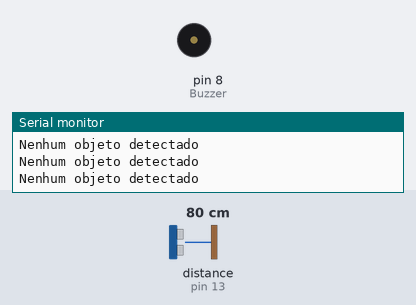
The sketch below on a simulated Arduino Uno, built with avr-gcc and run on an emulated ATmega328P. On the bench: buzzer (waves = sounding), the last lines printed to the serial monitor. Wiring (inferred from the names in the program): ultrasonic range finder: trigger pin 12; echo pin 13. The test bench sets the inputs (shaded band); at power-on: distance to the obstacle (sensor on pin 13) 80 cm. The echo pulse lasts 58.3 µs per cm.

Above: at 1.2 s.
1.3 s: distance to the obstacle (sensor on pin 13) set to 12 cm
4.3 s: distance to the obstacle (sensor on pin 13) set to 9 cm
At 5.4 s:
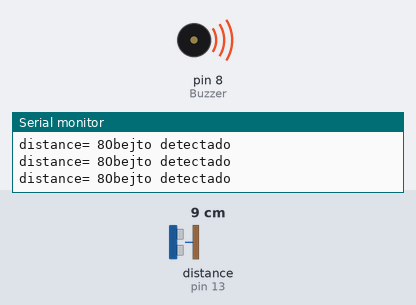
5.8 s: distance to the obstacle (sensor on pin 13) set to 18 cm
At 6.7 s:
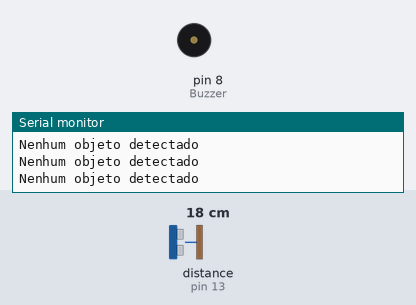
8.8 s: distance to the obstacle (sensor on pin 13) set to 2 cm
At 10.0 s:
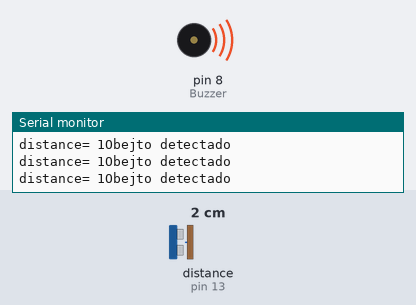
11.8 s: distance to the obstacle (sensor on pin 13) set to 35 cm
At 12.7 s:
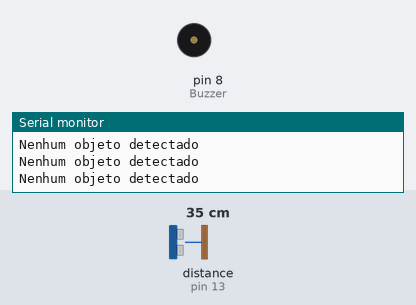
14.8 s: distance to the obstacle (sensor on pin 13) set to 4 cm
At 16.0 s:
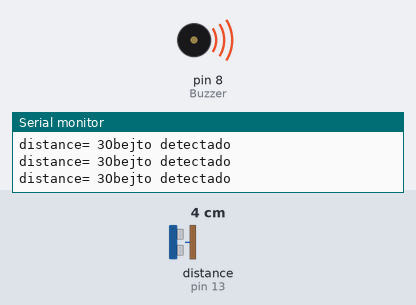
Timing chart, 0 to 17.8 s (numbered marks = the images above; inputs shaded):
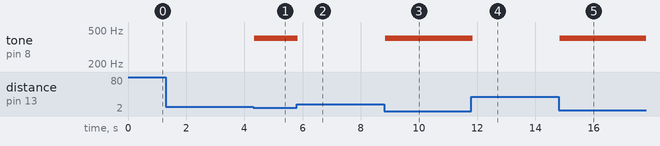

Measured:
- the behaviour switches between 11 and 10 cm on distance to the obstacle (sensor on pin 13) (found by bisection; images 0 and 1)
- after the input at 4.3 s, tone on pin 8 (Buzzer): silent → 400 Hz at once
- after the input at 5.8 s, tone on pin 8 (Buzzer): 400 Hz → silent at once
- after the input at 8.8 s, tone on pin 8 (Buzzer): silent → 400 Hz at once
- after the input at 11.8 s, tone on pin 8 (Buzzer): 400 Hz → silent after 0.05 s
- after the input at 14.8 s, tone on pin 8 (Buzzer): silent → 400 Hz at once

The sketch:

sensor_e_buzzer.ino
```cpp
//pinos que serão utilizados

#define trigPin 12
#define echoPin 13

int Buzzer = 8; //conectando o buzzer
int duration, distance;

void setup() //instanciando o inicio no monitor serial e pinos
{
  Serial.begin(9600);
  pinMode(trigPin, OUTPUT);
  pinMode(echoPin, INPUT);
  pinMode(Buzzer,OUTPUT);
}

void loop() //disparador "trig" para a cada 10 milissegundos
{
 digitalWrite(trigPin,HIGH);
  delayMicroseconds(10);
  digitalWrite(trigPin,LOW);
  duration = pulseIn (echoPin,HIGH);
  distance = (duration/2) /29.1;

//condição de distancia
  if (distance >=10 || distance <=0){
    Serial.println("Nenhum objeto detectado");
      noTone(Buzzer);
  }
  else{
    Serial.println("Obejto detectado");
    Serial.print("distance= ");
    Serial.print(distance);
    tone(Buzzer,400);
  }

}
```
